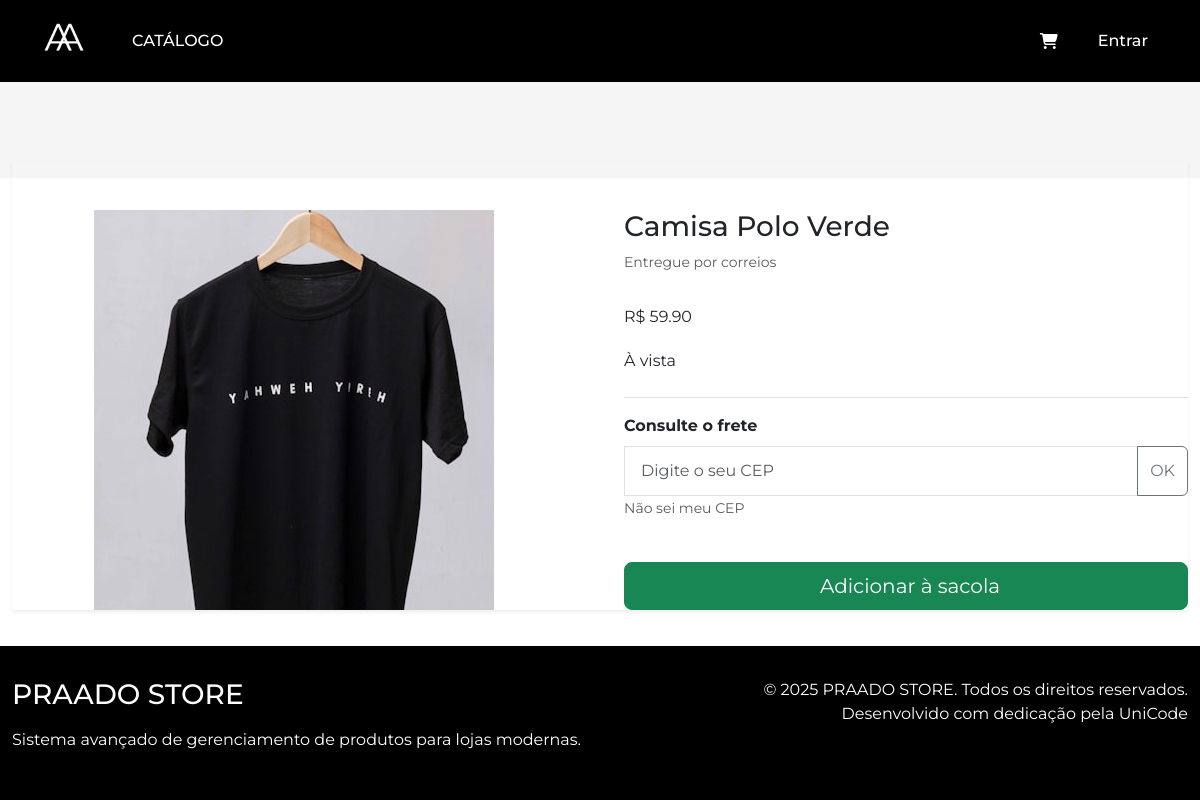
Screenshot of /produto_cliente/21 with the database file from the repository.
### tables this page shows
CREATE TABLE "produtos"
(
    id            INTEGER
        primary key autoincrement,
    nome          TEXT    not null,
    descricao     TEXT,
    preco         REAL    not null,
    quantidade    INTEGER not null,
    data_cadastro TEXT    not null,
    Categoria     TEXT,
    image_url     TEXT default 'https://placehold.co/400x400?text=Sem+Imagem',
    tamanhos      TEXT
);

### app.py (the view, shortened to what this page needs)
@app.route('/produto_cliente/<int:id>', methods = ['GET','POST'])
def visualizar_produto_cliente(id):
    conn = get_db_connection()
    produto = conn.execute('SELECT * FROM produtos WHERE id = ?', (id,)).fetchone()
    conn.close()
    if produto is None:
        flash('Produto não encontrado!', 'danger')
        return redirect(url_for('index'))
    return render_template('visualizar_produto_cliente.html', produto=produto)

### app.py (called while the page is built)
def get_db_connection():
    conn = sqlite3.connect(DATABASE)
    conn.row_factory = sqlite3.Row  # Para acessar colunas pelo nome
    return conn

### templates/visualizar_produto_cliente.html (shortened to what this page needs)
{% extends 'base.html' %}
{% block content %}
<section class="page-header">
</section>
<body>
<form action="" method="POST">
<div class="container">
    <div class="product-container shadow-sm">
        <div class="row g-5">
            <div class="col-md-6 text-center">
                <img src="{{ produto.image_url }}" alt="{{ produto.nome }}" class="product-image">
            </div>
            <div class="col-md-6 d-flex flex-column">
                <h1 class="h3">{{ produto.nome }}</h1>
                <p class="text-muted small">Entregue por correios</p>
                <div class="my-3">
                    <p class="price mb-1">R$ {{ "%.2f"|format(produto.preco) }}</p>
                </div>
                <div class="installments-card d-flex justify-content-between align-items-center mb-4">
                    <span> À vista</span>
                </div>
                <div class="mb-4 pt-3 border-top">
                    <p class="mb-2"><strong> Consulte o frete</strong></p>
                    <div class="input-group">
                        <input type="text" class="form-control" placeholder="Digite o seu CEP" id="cep-input" maxlength="9">
                        <button class="btn btn-outline-secondary" type="button" id="btn-calcular-frete">OK</button>
                    </div>
                    <a href="https://buscacepinter.correios.com.br/app/endereco/index.php" class="small text-muted text-decoration-none">Não sei meu CEP</a>
                </div>
                <div class="d-grid mt-auto">
                    <button type = 'submit' class="btn btn-success btn-lg">
                        Adicionar à sacola
                    </button>
                </div>
            </div>
        </div>
    </div>
</div>
</form>
</body>
</html>
{% endblock %}

### templates/base.html (style rules this page uses)
:root { --primary-color: #000000; --secondary-color: #ffffff; --accent-color: #f5f5f5; --text-color: #212529; --muted-color: #6c757d; --border-color: #dee2e6; }
body { font-family: 'Montserrat', sans-serif; background-color: var(--secondary-color); color: var(--text-color); display: flex; flex-direction: column; min-height: 100vh; }
.page-header { padding: 3rem 0; background-color: var(--accent-color); margin-bottom: 2rem; }
.form-control, .form-select { border-radius: 0; padding: 0.75rem 1rem; border: 1px solid var(--border-color); }
.container { max-width: 1260px; }
.border-top { border-top: 1px solid #e5e5e5; }

### rows the page displays
produtos: image_url (picture), nome "Camisa Polo Verde", preco "59.90"
